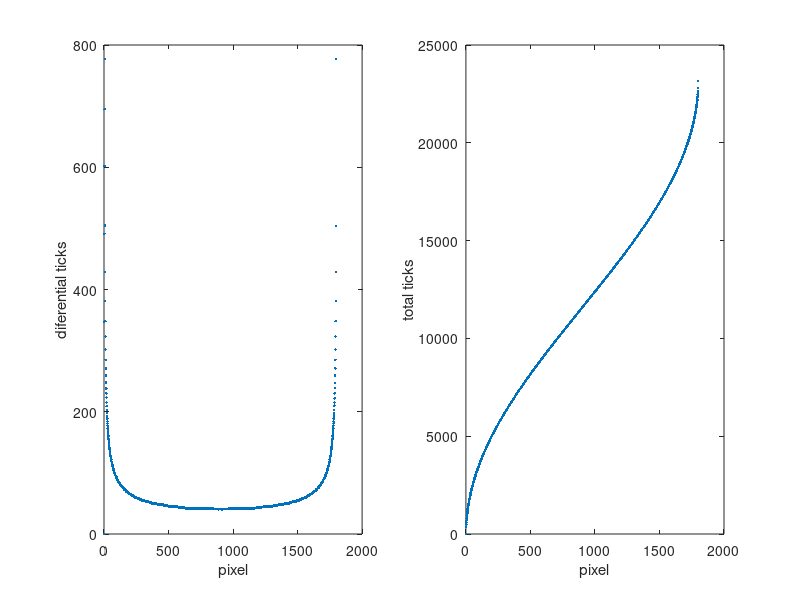

Write the MATLAB code that produced this figure.
THETAMAX=9;%maximum mechanical angular deflection
SYSCLOCK=500000000;%system freq
FRAME_COLUMNS=360;%horizontal points
NUMBER_OF_FRAMES=5;%pointcloud frames
TOTALPOINTS=FRAME_COLUMNS*NUMBER_OF_FRAMES;
MIRROR_FREQ=10800;

SYS_MIRROR_RATIO=SYSCLOCK/MIRROR_FREQ;%system ticks for 1 mirror period

thetaM=THETAMAX*pi/180;%thetamax in radians
step=2*thetaM/(TOTALPOINTS-1);%horizontal step between laser beams
quarter_mirror_cycle_delay=SYS_MIRROR_RATIO/4;%sync to start new line
wn=2*pi*MIRROR_FREQ;%mirror moviment

theta_it=0;
total_dt_ticks=0;
dt_ticks=0;
frame_it=1;
% open your file for writing
ticksFile = fopen('mirrorTicks.txt','wt');
previous_dt_ticks = cell(NUMBER_OF_FRAMES,1);
mirror_ticks=[];
laser_ticks=[];
for i = 1:NUMBER_OF_FRAMES 
  previous_dt_ticks{i} = 0; 
end


while theta_it < TOTALPOINTS
    %deltaT=deltaAngle/W
    current_theta=acos((thetaM-theta_it*step)/thetaM)/wn;%0-pi (first and second quandrants)
    %get ticks according to the system clock
    total_dt_ticks=round(current_theta*SYSCLOCK);

    %system ticks counting from the last one
    dt_ticks=total_dt_ticks-previous_dt_ticks{frame_it};

    laser_ticks=[laser_ticks,total_dt_ticks];
    mirror_ticks=[mirror_ticks,dt_ticks];

    fprintf(ticksFile,'%d\n',dt_ticks');

    %save current ticks
    previous_dt_ticks{frame_it}=total_dt_ticks;
    theta_it=theta_it+1;

    if(frame_it<NUMBER_OF_FRAMES)
        frame_it=frame_it+1;
    else 
        frame_it=1;
    end
end
fclose(ticksFile);

figure;
subplot(1,2,1)
plot(mirror_ticks,'linestyle','none','marker','.')
xlabel("pixel")
ylabel("diferential ticks")
subplot(1,2,2)
plot(laser_ticks,'linestyle','none','marker','.')
xlabel("pixel")
ylabel("total ticks")

